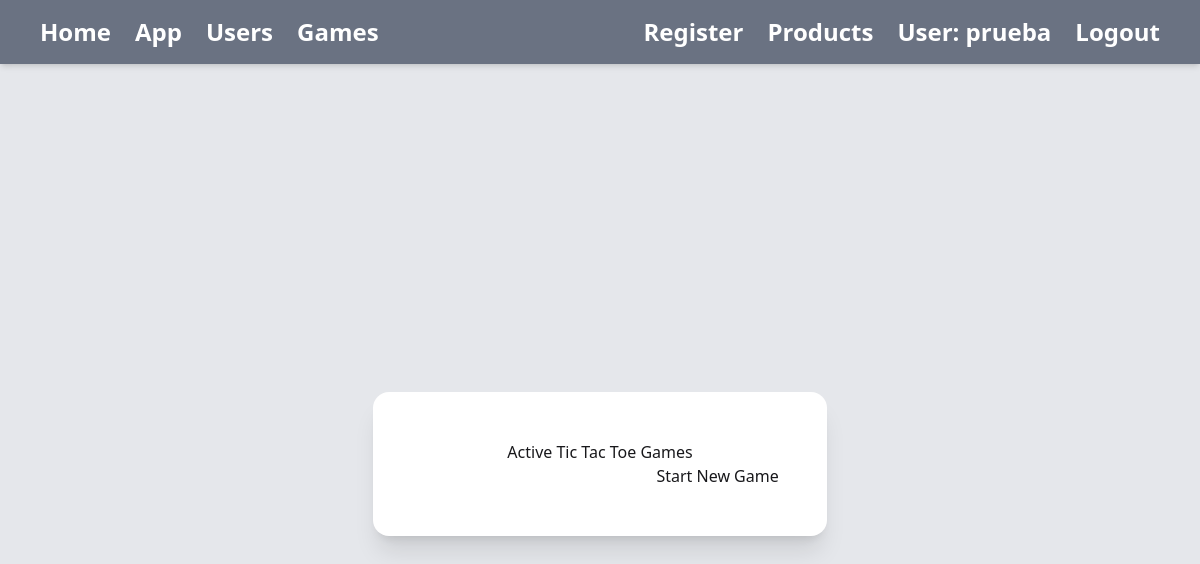
Before: /games/ (signed in) with the older database file.
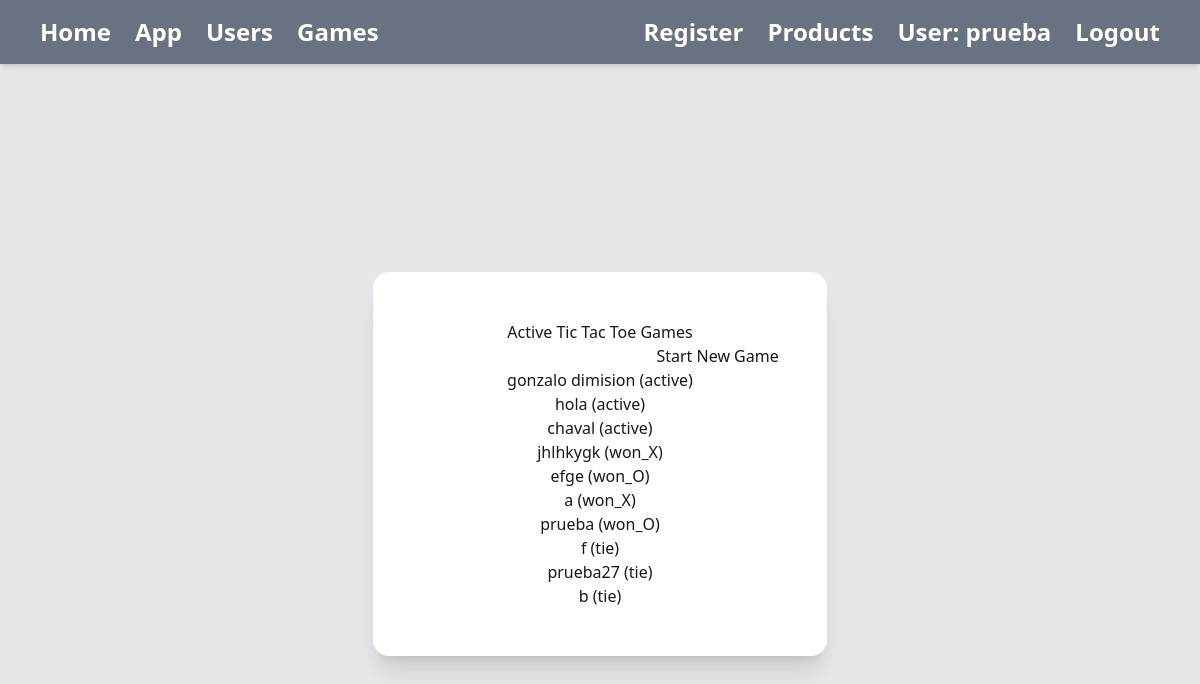
After: the same page with the newer database file.
### games/models.py (models this page shows, shortened)
class Game(models.Model):
    room_name = models.CharField(max_length=50, unique=True)
    owner = models.ForeignKey(User, on_delete=models.CASCADE)
    board = models.CharField(max_length=9, default=" " * 9)
    active_player = models.IntegerField(default=1)
    state = models.CharField(max_length=20, default="active")

### games/views.py (the view)
# urls.py: path('', views.games_list, name="games_list"),
@login_required(login_url='users:login')
def games_list(request):
    games = Game.objects.all()
    if request.method == "POST":
        form = NewGameForm(request.POST)
        if form.is_valid():
            new_game = form.save(commit=False)
            new_game.owner = request.user
            new_game.save()
            return redirect("games:games_list")
    else:
        form = NewGameForm()
    return render(request, "games/game.html", {"games": games, "form": form})

### games/forms.py
class NewGameForm(forms.ModelForm):
    class Meta:
        model = Game
        fields = ["room_name"]

### games/templates/games/game.html (shortened to what this page needs)
<!DOCTYPE html>
{% extends "base.html" %}
{% block contenido %}
<section class="flex flex-col items-center justify-center h-screen">
    <div class="bg-white dark:bg-slate-800 shadow-xl rounded-2xl p-12 text-center">
        <h1>Active Tic Tac Toe Games</h1>
        <form action="{% url 'games:games_list' %}" method="POST">
            {{ form.room_name }}
            <button type="submit">Start New Game</button>
        </form>
        <ul>
            {% for g in games %}
                <li>
                    <a href="{% url 'games:play_game' g.id %}">
                        {{ g.room_name }} ({{ g.state }})
                    </a>
                </li>
            {% endfor %}
</ul>
    </div>
</section>
{% endblock contenido %}

### theme/templates/base.html (shortened to what this page needs)
<!DOCTYPE html>
{% load static tailwind_tags%} {% load static %}
<html>
<head>
    {% tailwind_css %}
</head>
<body class="bg-gray-200 dark:bg-slate-950">
    <header class="bg-gray-500 dark:bg-gray-700 shadow-md">
        <nav class="flex justify-between items-center px-10 py-4">
            <div class="flex items-center space-x-6">
                <a href="{% url 'home' %}" class="text-2xl text-white font-bold hover:text-gray-400">Home</a>
                <a href="{% url 'prueba:home' %}" class="text-2xl text-white font-bold hover:text-gray-400">App</a>
                <a href="{% url 'users:home' %}" class="text-2xl text-white font-bold hover:text-gray-400">Users</a>
                <a href="{% url 'games:games_list' %}" class="text-2xl text-white font-bold hover:text-gray-400">Games</a>
            </div>
            <div class="flex items-center space-x-6">
                <a href="{% url 'users:register' %}" class="text-2xl text-white font-bold hover:text-gray-400">Register</a>
                {% if user.is_authenticated %}
                <div>
                    <a class="text-2xl text-white font-bold hover:text-gray-400" href="{% url 'product:home' %}" >Products</a>
                </div>
                <p class="text-2xl text-white font-bold">User: {{ user.username }}</p>
                {% else %}
                <div>
                    <a class="text-2xl text-white font-bold hover:text-gray-400" href="{% url 'users:login' %}">Login</a>
                </div>
                {% endif %}
                <form action="{% url 'users:logout' %}" method="post">
                    <button class="text-2xl text-white font-bold hover:text-gray-400">Logout</button>
                </form>
            </div>
        </nav>
    </header>
    <div class="container mx-auto">
        {% block contenido %}
        {% endblock contenido %}
    </div>
</body>
</html>

Changed rows visible on the page:
added Game: room_name "gonzalo dimision", state "active"
added Game: room_name "hola", state "active"
added Game: room_name "chaval", state "active"
added Game: room_name "jhlhkygk", state "won_X"
added Game: room_name "efge", state "won_O"
added Game: room_name "a", state "won_X"
added Game: room_name "prueba", state "won_O"
added Game: room_name "f", state "tie"
added Game: room_name "prueba27", state "tie"
added Game: room_name "b", state "tie"
